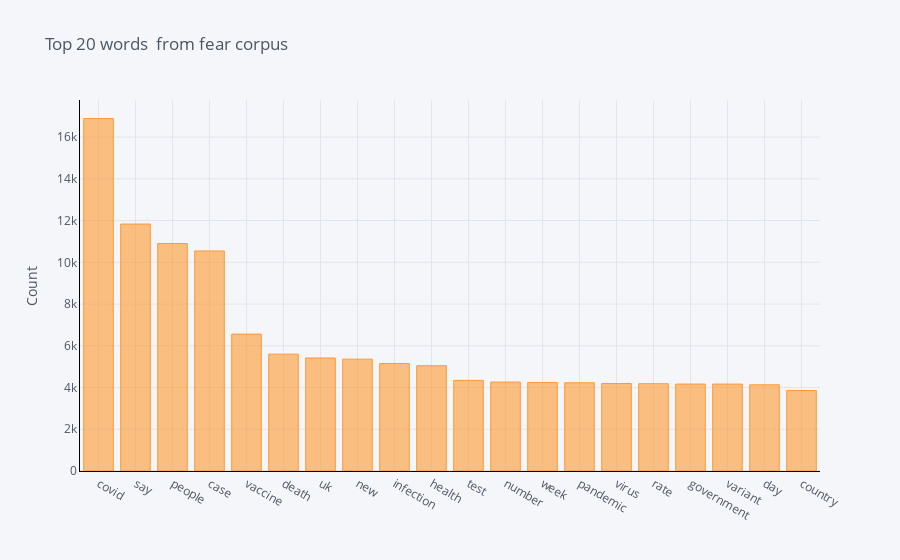

The notebook cell saved with this chart:
### Markdown cell above
## Top Words for fear corpus

### Code cell
print("Frequent Words fear text")
common_words = get_top_n_words(emo_data[emo_data.overall_emo=='avgLexVal_fear'].text, 20)
total=0
for word, freq in common_words:

    print(word, freq)
    
    total=total+freq
for word, freq in common_words:
    perc=(freq/len(fear_text))*100
    print(word,str(perc)+"%")
df1 = pd.DataFrame(common_words, columns = ['ReviewText' , 'count'])
df1.groupby('ReviewText').sum()['count'].sort_values(ascending=False).iplot(
    kind='bar', yTitle='Count', linecolor='black', title='Top 20 words  from fear corpus')

### Figure 1 — Plotly figure (JSON) as saved in the notebook; plotly's stock layout.template omitted (floating-point values rounded to 4 significant figures)
{"data": [{"marker": {"color": "rgba(255, 153, 51, 0.6)", "line": {"color": "rgba(255, 153, 51, 1.0)", "width": 1}}, "name": "count", "orientation": "v", "text": "", "type": "bar", "x": ["covid", "say", "people", "case", "vaccine", "death", "uk", "new", "infection", "health", "test", "number", "week", "pandemic", "virus", "rate", "government", "variant", "day", "country"], "y": [16888, 11834, 10899, 10543, 6559, 5600, 5415, 5359, 5149, 5044, 4343, 4262, 4238, 4228, 4191, 4183, 4166, 4164, 4130, 3858]}], "layout": {"legend": {"bgcolor": "#F5F6F9", "font": {"color": "#4D5663"}}, "paper_bgcolor": "#F5F6F9", "plot_bgcolor": "#F5F6F9", "title": {"font": {"color": "#4D5663"}, "text": "Top 20 words  from fear corpus"}, "xaxis": {"gridcolor": "#E1E5ED", "linecolor": "black", "showgrid": true, "tickfont": {"color": "#4D5663"}, "title": {"font": {"color": "#4D5663"}, "text": ""}, "zerolinecolor": "#E1E5ED"}, "yaxis": {"gridcolor": "#E1E5ED", "linecolor": "black", "showgrid": true, "tickfont": {"color": "#4D5663"}, "title": {"font": {"color": "#4D5663"}, "text": "Count"}, "zerolinecolor": "#E1E5ED"}}}
